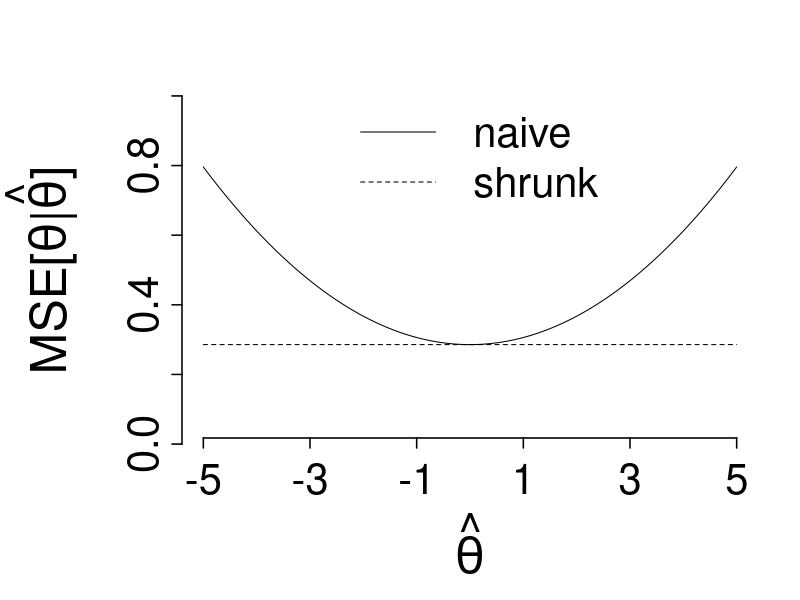

Here is the R script that generated this plot:
# Author:
# Artur Araujo <artur.stat@gmail.com>
#
# Description:
#  Create figure 2.
#
# Remarks:
#  None.

tau <- 0; # population average of true individual treatment effect
n <- 3; # number of cycles per subject
psi <- 2; # variance of the true indivual treatment effect
sigma <- 1; # residual variance

# probability for the computations
# of the x-axis limits of the plot
prob <- 0.999;

# weight for the shrunk estimate
k <- n*psi/(n*psi+sigma);

# shrunk
a <- qnorm(
  p=(1+c(-1, 1)*prob)/2,
  mean=tau,
  sd=sqrt(k^2*(psi+sigma/n))
);

#naive
b <- qnorm(
  p=(1+c(-1, 1)*prob)/2,
  mean=tau,
  sd=sqrt(psi+sigma/n)
);

# compute x-axis limits
xlim <- (a+b)/2;
xlim[1] <- floor(xlim[1]);
xlim[2] <- ceiling(xlim[2]);

x <- seq(from=xlim[1], to=xlim[2], by=0.01);
mse.naive <- (1-k)^2*(tau-x)^2+k*sigma/n;
mse.shrunk <- rep( x=k*sigma/n, times=length(x) );

tiff(
  filename="MSE_vs_Estimate_A.tif",
  width=1920,
  height=1080,
  units="px",
  pointsize=12,
  compression="lzw",
#  res=96,
  bg="white",
  type="cairo"
);

#jpeg(
#  filename="MSE_vs_Estimate_A.jpg",
#  width=1920,
#  height=1080,
#  units="px",
#  pointsize=12,
#  quality=100,
#  res=96,
#  bg="white",
#  type="cairo"
#);

#png(
#  filename="MSE_vs_Estimate_A.png",
#  width=1920,
#  height=1080,
#  units="px",
#  pointsize=12,
#  res=96,
#  bg="white",
#  type="cairo"
#);

old <- par();

par(
  mar=c(
    7.1, # bottom margin default 5.1
    9.1, # left margin default 4.1
    4.1, # top margin default 4.1
    2.1 # right margin default 2.1
  )
);

plot(
  x=x,
  y=mse.naive,
  xlim=xlim,
  ylim=c(0, 1),
  xlab="",
  ylab="",
  type="l",
  col="black",
  lty=1,
  lwd=1,
  bty="n",
  axes=FALSE
);

# define x-axis
axis(
  side=1,
  at=seq(from=xlim[1], to=xlim[2], by=2),
  labels=TRUE,
  tick=TRUE,
  outer=FALSE,
  lty="solid",
  lwd=1.5,
  lwd.ticks=1.5,
  cex.axis=2.5,
  mgp=c(3, 1, -1)
);

# define y-axis
axis(
  side=2,
  at=seq(from=0, to=1, by=0.2),
  labels=TRUE,
  tick=TRUE,
  outer=FALSE,
  lty="solid",
  lwd=1.5,
  lwd.ticks=1.5,
  cex.axis=2.5,
  mgp=c(3, 1, 0)
);

# define xy-axis label
title(
  xlab=expression( hat(theta) ),
  ylab=expression( paste("MSE[", theta, "|", hat(theta), "]") ),
  line=5,
  cex.lab=3
);

lines(
  x=x,
  y=mse.shrunk,
  col="black",
  lty=2,
  lwd=1
);

legend(
  x="top",
  legend=c(
    "naive",
    "shrunk"
  ),
  col=c(
    "black",
    "black"
  ),
  lty=1:2,
  lwd=1,
  bty="n",
  cex=2.5,
  xjust=0,
  yjust=0,
  ncol=1,
  horiz=FALSE
);

par(old);

dev.off();
